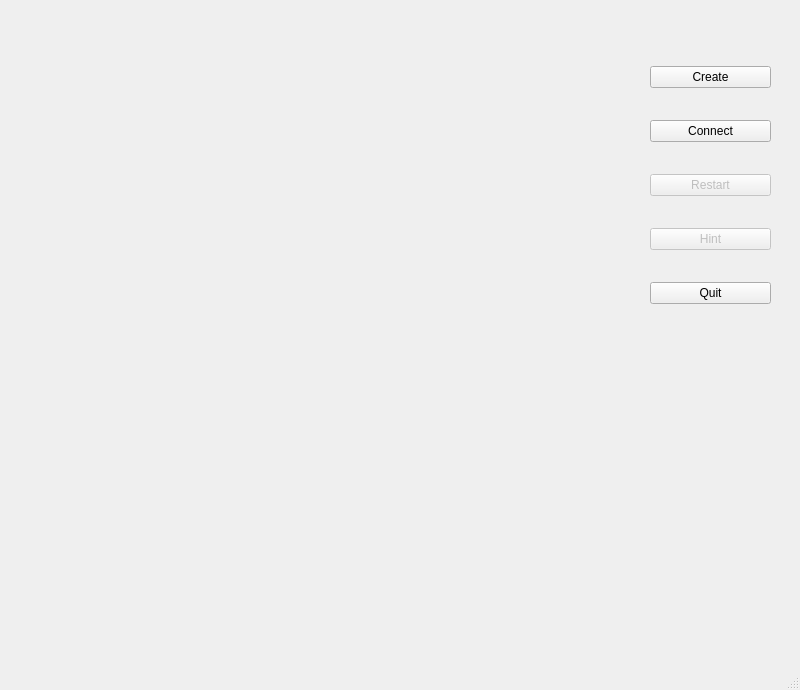
<?xml version="1.0" encoding="UTF-8"?>
<ui version="4.0">
 <class>Chess</class>
 <widget class="QMainWindow" name="Chess">
  <property name="geometry">
   <rect>
    <x>0</x>
    <y>0</y>
    <width>800</width>
    <height>690</height>
   </rect>
  </property>
  <property name="minimumSize">
   <size>
    <width>800</width>
    <height>690</height>
   </size>
  </property>
  <property name="windowTitle">
   <string>JohnChess</string>
  </property>
  <widget class="QWidget" name="centralwidget">
   <widget class="GameBoard" name="gameboard" native="true">
    <property name="geometry">
     <rect>
      <x>30</x>
      <y>40</y>
      <width>590</width>
      <height>590</height>
     </rect>
    </property>
    <property name="minimumSize">
     <size>
      <width>590</width>
      <height>590</height>
     </size>
    </property>
   </widget>
   <widget class="QWidget" name="layoutWidget">
    <property name="geometry">
     <rect>
      <x>650</x>
      <y>40</y>
      <width>121</width>
      <height>291</height>
     </rect>
    </property>
    <layout class="QVBoxLayout" name="verticalLayout">
     <item>
      <widget class="QPushButton" name="createButton">
       <property name="text">
        <string>Create</string>
       </property>
      </widget>
     </item>
     <item>
      <widget class="QPushButton" name="connectButton">
       <property name="text">
        <string>Connect</string>
       </property>
      </widget>
     </item>
     <item>
      <widget class="QPushButton" name="restartButton">
       <property name="enabled">
        <bool>false</bool>
       </property>
       <property name="text">
        <string>Restart</string>
       </property>
      </widget>
     </item>
     <item>
      <widget class="QPushButton" name="hintButton">
       <property name="enabled">
        <bool>false</bool>
       </property>
       <property name="text">
        <string>Hint</string>
       </property>
      </widget>
     </item>
     <item>
      <widget class="QPushButton" name="quitButton">
       <property name="enabled">
        <bool>true</bool>
       </property>
       <property name="text">
        <string>Quit</string>
       </property>
      </widget>
     </item>
    </layout>
   </widget>
   <widget class="QLabel" name="turnLabel">
    <property name="geometry">
     <rect>
      <x>651</x>
      <y>20</y>
      <width>121</width>
      <height>20</height>
     </rect>
    </property>
    <property name="text">
     <string/>
    </property>
   </widget>
  </widget>
  <widget class="QMenuBar" name="menubar">
   <property name="geometry">
    <rect>
     <x>0</x>
     <y>0</y>
     <width>800</width>
     <height>22</height>
    </rect>
   </property>
  </widget>
  <widget class="QStatusBar" name="statusbar"/>
 </widget>
 <customwidgets>
  <customwidget>
   <class>GameBoard</class>
   <extends>QWidget</extends>
   <header location="global">src/gameboard.h</header>
   <container>1</container>
  </customwidget>
 </customwidgets>
 <resources/>
 <connections/>
</ui>
